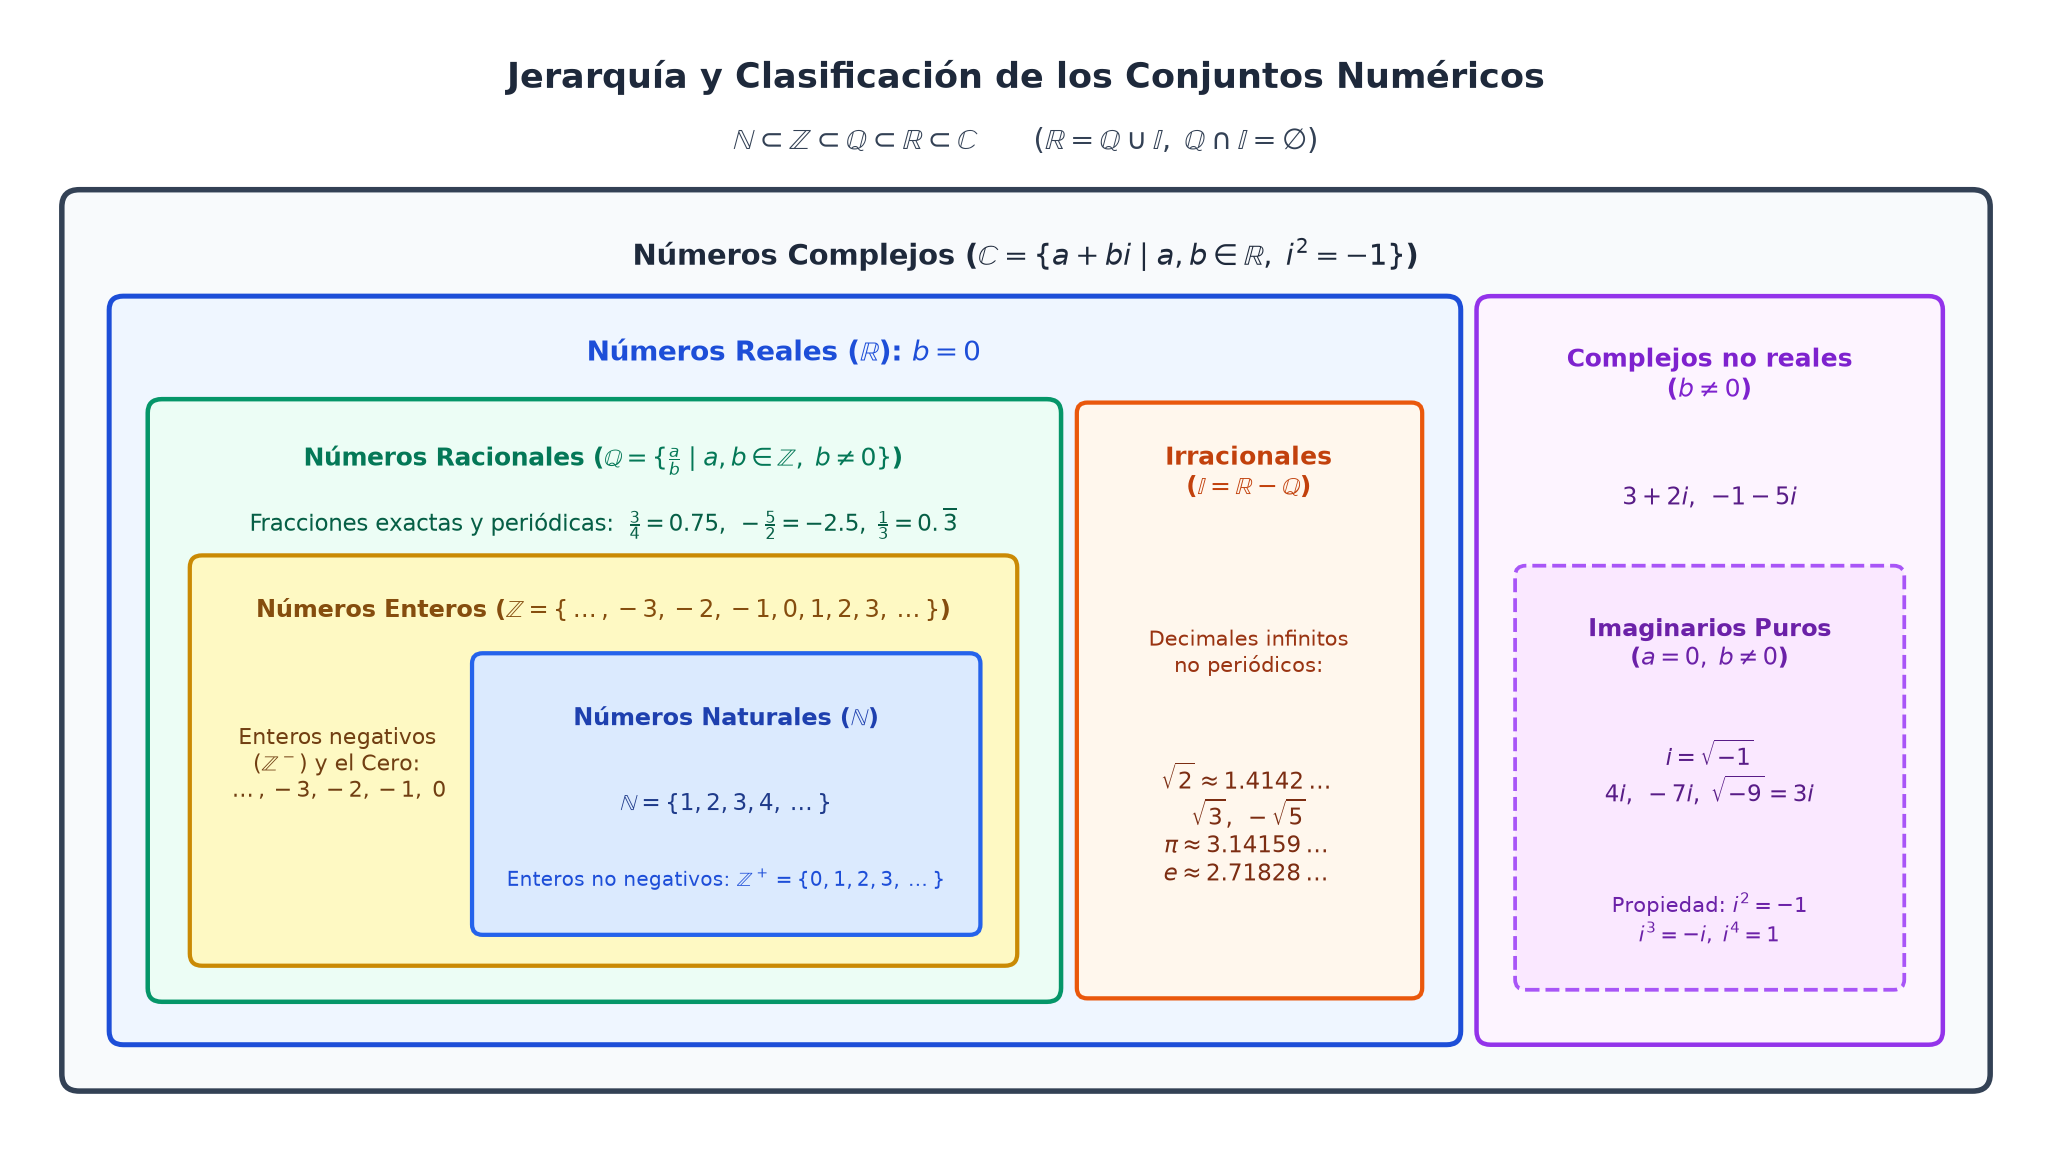

Here is the Python script that generated this plot:
import os
import matplotlib.pyplot as plt
import matplotlib.patches as patches

def main():
    fig, ax = plt.subplots(figsize=(11.5, 6.5), dpi=180)
    ax.set_xlim(0, 11.5)
    ax.set_ylim(0, 6.5)
    ax.axis('off')

    # Title
    ax.text(5.75, 6.15, "Jerarquía y Clasificación de los Conjuntos Numéricos",
            ha='center', va='center', fontsize=14, fontweight='bold', color='#1e293b')
    ax.text(5.75, 5.78, r"$\mathbb{N} \subset \mathbb{Z} \subset \mathbb{Q} \subset \mathbb{R} \subset \mathbb{C} \qquad (\mathbb{R} = \mathbb{Q} \cup \mathbb{I},\; \mathbb{Q} \cap \mathbb{I} = \emptyset)$",
            ha='center', va='center', fontsize=11.5, color='#334155')

    # Outer box: Complex Numbers C
    rect_c = patches.FancyBboxPatch((0.35, 0.35), 10.8, 5.05, boxstyle="round,pad=0.1",
                                    facecolor='#f8fafc', edgecolor='#334155', linewidth=2.2)
    ax.add_patch(rect_c)
    ax.text(5.75, 5.12, r"Números Complejos ($\mathbb{C} = \{a + bi \mid a, b \in \mathbb{R},\; i^2 = -1\}$)",
            ha='center', va='center', fontsize=11.5, fontweight='bold', color='#1e293b')

    # Left region inside C: Real Numbers R
    rect_r = patches.FancyBboxPatch((0.6, 0.6), 7.55, 4.2, boxstyle="round,pad=0.08",
                                    facecolor='#eff6ff', edgecolor='#1d4ed8', linewidth=2.0)
    ax.add_patch(rect_r)
    ax.text(4.37, 4.55, r"Números Reales ($\mathbb{R}$): $b = 0$",
            ha='center', va='center', fontsize=11, fontweight='bold', color='#1d4ed8')

    # Right region inside C: Imaginary / Non-real Complex Numbers
    rect_im = patches.FancyBboxPatch((8.4, 0.6), 2.5, 4.2, boxstyle="round,pad=0.08",
                                     facecolor='#fdf4ff', edgecolor='#9333ea', linewidth=1.8)
    ax.add_patch(rect_im)
    ax.text(9.65, 4.42, "Complejos no reales\n($b \\neq 0$)",
            ha='center', va='center', fontsize=10, fontweight='bold', color='#7e22ce')
    ax.text(9.65, 3.7, r"$3 + 2i$,  $-1 - 5i$", ha='center', va='center', fontsize=9.5, color='#581c87')

    # Subbox inside Im: Pure Imaginary
    rect_pim = patches.FancyBboxPatch((8.6, 0.9), 2.1, 2.35, boxstyle="round,pad=0.06",
                                      facecolor='#fae8ff', edgecolor='#a855f7', linewidth=1.5, linestyle='--')
    ax.add_patch(rect_pim)
    ax.text(9.65, 2.85, "Imaginarios Puros\n($a = 0,\\; b \\neq 0$)",
            ha='center', va='center', fontsize=9.5, fontweight='bold', color='#6b21a8')
    ax.text(9.65, 2.1, r"$i = \sqrt{-1}$" + "\n" + r"$4i,\; -7i,\; \sqrt{-9} = 3i$",
            ha='center', va='center', fontsize=9.2, color='#581c87')
    ax.text(9.65, 1.25, r"Propiedad: $i^2 = -1$" + "\n" + r"$i^3 = -i,\; i^4 = 1$",
            ha='center', va='center', fontsize=8.5, color='#6b21a8')

    # Inside R: Irrationals I (right side of R)
    rect_irr = patches.FancyBboxPatch((6.1, 0.85), 1.85, 3.35, boxstyle="round,pad=0.06",
                                      facecolor='#fff7ed', edgecolor='#ea580c', linewidth=1.7)
    ax.add_patch(rect_irr)
    ax.text(7.02, 3.85, "Irracionales\n" + r"($\mathbb{I} = \mathbb{R} - \mathbb{Q}$)",
            ha='center', va='center', fontsize=9.8, fontweight='bold', color='#c2410c')
    ax.text(7.02, 2.8, "Decimales infinitos\nno periódicos:",
            ha='center', va='center', fontsize=8.5, color='#9a3412')
    ax.text(7.02, 1.8, r"$\sqrt{2} \approx 1.4142\dots$" + "\n" +
                       r"$\sqrt{3},\; -\sqrt{5}$" + "\n" +
                       r"$\pi \approx 3.14159\dots$" + "\n" +
                       r"$e \approx 2.71828\dots$",
            ha='center', va='center', fontsize=9.2, color='#7c2d12')

    # Inside R: Rationals Q (left side of R)
    rect_q = patches.FancyBboxPatch((0.82, 0.85), 5.05, 3.35, boxstyle="round,pad=0.08",
                                    facecolor='#ecfdf5', edgecolor='#059669', linewidth=1.8)
    ax.add_patch(rect_q)
    ax.text(3.34, 3.92, r"Números Racionales ($\mathbb{Q} = \{\frac{a}{b} \mid a, b \in \mathbb{Z},\; b \neq 0\}$)",
            ha='center', va='center', fontsize=9.8, fontweight='bold', color='#047857')
    ax.text(3.34, 3.55, r"Fracciones exactas y periódicas:  $\frac{3}{4} = 0.75,\; -\frac{5}{2} = -2.5,\; \frac{1}{3} = 0.\overline{3}$",
            ha='center', va='center', fontsize=9.0, color='#065f46')

    # Inside Q: Integers Z
    rect_z = patches.FancyBboxPatch((1.05, 1.05), 4.58, 2.25, boxstyle="round,pad=0.07",
                                    facecolor='#fef9c3', edgecolor='#ca8a04', linewidth=1.7)
    ax.add_patch(rect_z)
    ax.text(3.34, 3.05, r"Números Enteros ($\mathbb{Z} = \{\dots, -3, -2, -1, 0, 1, 2, 3, \dots\}$)",
            ha='center', va='center', fontsize=9.5, fontweight='bold', color='#854d0e')
    ax.text(1.82, 2.15, "Enteros negativos\n" + r"($\mathbb{Z}^-$) y el Cero:" + "\n" + r"$\dots, -3, -2, -1,\; 0$",
            ha='center', va='center', fontsize=8.8, color='#713f12')

    # Inside Z: Naturals N
    rect_n = patches.FancyBboxPatch((2.65, 1.22), 2.78, 1.52, boxstyle="round,pad=0.06",
                                    facecolor='#dbeafe', edgecolor='#2563eb', linewidth=1.7)
    ax.add_patch(rect_n)
    ax.text(4.04, 2.42, r"Números Naturales ($\mathbb{N}$)",
            ha='center', va='center', fontsize=9.5, fontweight='bold', color='#1e40af')
    ax.text(4.04, 1.92, r"$\mathbb{N} = \{1, 2, 3, 4, \dots\}$",
            ha='center', va='center', fontsize=9.2, color='#1e3a8a')
    ax.text(4.04, 1.48, r"Enteros no negativos: $\mathbb{Z}^+ = \{0, 1, 2, 3, \dots\}$",
            ha='center', va='center', fontsize=8.2, color='#1d4ed8')

    plt.tight_layout()
    out_path = os.path.join(os.path.dirname(os.path.abspath(__file__)), "jerarquia-conjuntos-numericos.png")
    plt.savefig(out_path, dpi=180, bbox_inches='tight', facecolor='white')
    plt.close()

if __name__ == "__main__":
    main()
